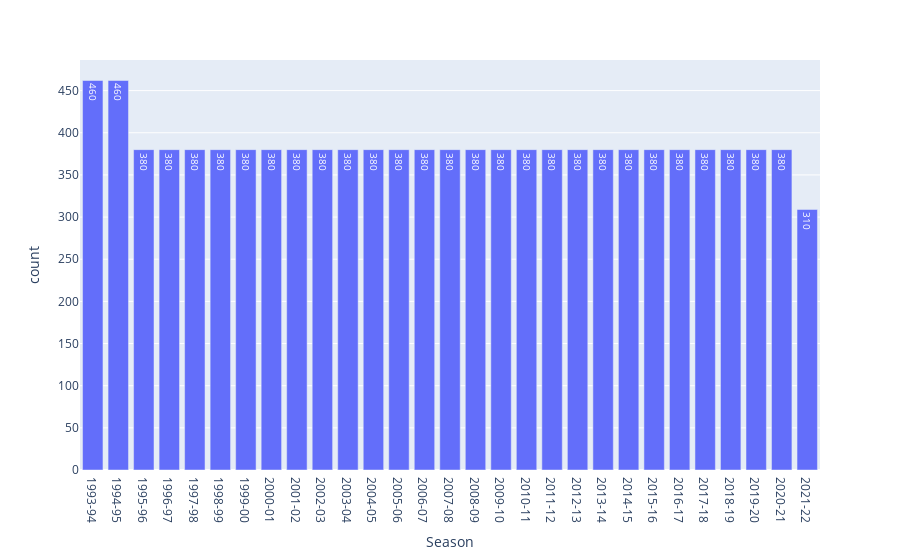

Notebook code cell kept with this figure:
### Markdown cell above
## Berapa Jumlah Pertandingan per Musim?

### Code cell
# Menghitung jumlah row per season
totalMatch = df1['Season'].value_counts().reset_index()

# display data 
display(totalMatch)

# visualisasi 

fig = px.bar(totalMatch, x='Season', y='count', orientation='v',text_auto='.2s')
fig.update_layout(xaxis= dict(type='category', categoryorder = "category ascending"))
fig.show()

### Figure 1 — Plotly figure (JSON) as saved in the notebook; plotly's stock layout.template omitted (floating-point values rounded to 4 significant figures)
{"data": [{"alignmentgroup": "True", "hovertemplate": "Season=%{x}<br>count=%{y}<extra></extra>", "legendgroup": "", "marker": {"color": "#636efa", "pattern": {"shape": ""}}, "name": "", "offsetgroup": "", "orientation": "v", "showlegend": false, "textposition": "auto", "texttemplate": "%{y:.2s}", "type": "bar", "x": ["1993-94", "1994-95", "1995-96", "1996-97", "1997-98", "1998-99", "1999-00", "2000-01", "2001-02", "2002-03", "2003-04", "2004-05", "2005-06", "2006-07", "2007-08", "2008-09", "2009-10", "2010-11", "2011-12", "2012-13", "2013-14", "2014-15", "2015-16", "2016-17", "2017-18", "2018-19", "2019-20", "2020-21", "2021-22"], "xaxis": "x", "y": [462, 462, 380, 380, 380, 380, 380, 380, 380, 380, 380, 380, 380, 380, 380, 380, 380, 380, 380, 380, 380, 380, 380, 380, 380, 380, 380, 380, 309], "yaxis": "y"}], "layout": {"barmode": "relative", "legend": {"tracegroupgap": 0}, "margin": {"t": 60}, "xaxis": {"anchor": "y", "categoryorder": "category ascending", "domain": [0, 1], "title": {"text": "Season"}, "type": "category"}, "yaxis": {"anchor": "x", "domain": [0, 1], "title": {"text": "count"}}}}
